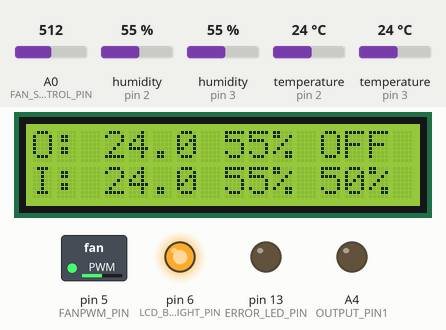
Bench run of a sketch on a simulated Arduino Uno, built with avr-gcc and run on an emulated ATmega328P. Shown: 16×2 character LCD, switched loads named in the sketch (green lamp = pin HIGH), output pins drawn as LEDs (lit = HIGH). Wiring (inferred from the names in the program): 2 × DHT11 sensor: data pin 2 / data pin 3. The test bench sets the inputs (shaded band); at power-on: A0 (FAN_SPEED_CONTROL_PIN) = 512, humidity (sensors on pin 2, pin 3) 55 %, temperature (sensors on pin 2, pin 3) 24 °C. Pins used as bus, display or sensor lines are not drawn; what the sketch prints to the serial monitor is not drawn.

Above: at 4.2 s.
4.3 s: A0 (FAN_SPEED_CONTROL_PIN) set to 716
At 5.1 s:
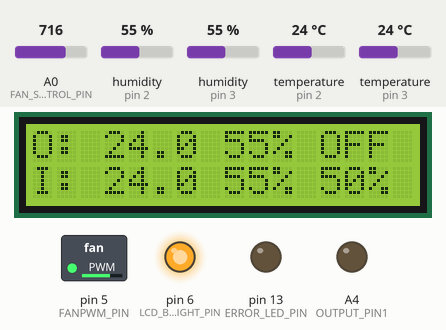
5.8 s: A0 (FAN_SPEED_CONTROL_PIN) set to 992
At 6.3 s:
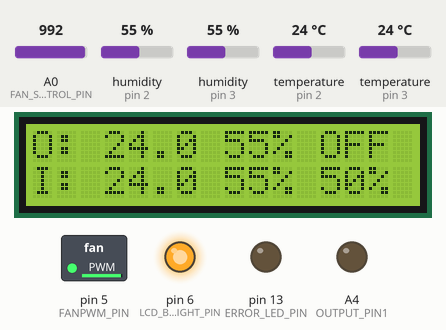
7.3 s: A0 (FAN_SPEED_CONTROL_PIN) set to 90
At 8.8 s:
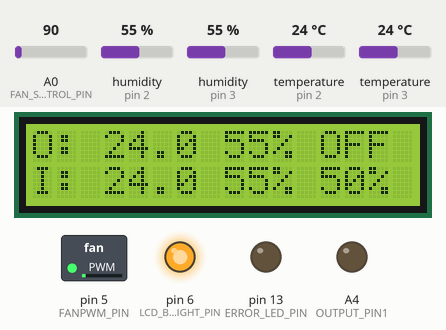
Timing chart, 0 to 10.3 s (numbered marks = the images above; inputs shaded):
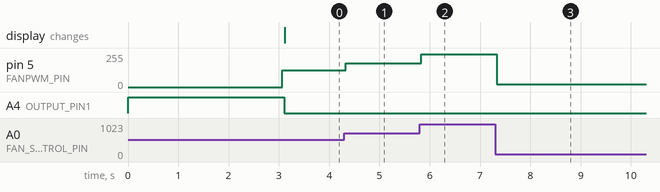

Measured:
- after the input at 4.3 s, pin 5 (FANPWM_PIN): 127/255 → 178/255 at once
- after the input at 5.8 s, pin 5 (FANPWM_PIN): 178/255 → 247/255 at once
- after the input at 7.3 s, pin 5 (FANPWM_PIN): 247/255 → 22/255 at once

The sketch:

KellerLuefter.ino
```cpp
#include "dht.h"
#include <LiquidCrystal.h>

// initialize the library with the numbers of the interface pins


// pin 0..1 for flashing / serial
#define INDOOR_SENSOR_PIN 2
#define OUTDOOR_SENSOR_PIN 3
// pin 5..10 for lcd
#define LCD_BACKLIGHT_PIN 6
#define FANPWM_PIN 5
// pin 12 not in use
#define ERROR_LED_PIN 13

#define FAN_SPEED_CONTROL_PIN A0
// A1..A2 not in use at the moment
//#define MOTION_PIN A3
#define OUTPUT_PIN1 A4
//#define RELAY_PIN2 A5
// A6..A7 not in use at the moment INPUT ONLY!

#define INDOOR_SENSOR_TYPE "DHT11"
#define OUTDOOR_SENSOR_TYPE "DHT11"

#define MEASUREMENT_INTERVAL_MINUTES 5
#define ERROR_INTERVAL_SECONDS 10

#define MIN_INDOOR_TEMPERATURE 10
#define MIN_OUTDOOR_TEMPERATURE -1

// Genauigkeit der Temperaturmessung in +-°C
#define INDOOR_SENSOR_PRECISION_TEMPERATURE 2
#define OUTDOOR_SENSOR_PRECISION_TEMPERATURE 2

// Genauigkeit der Feuchtemessung in +- %
#define INDOOR_SENSOR_PRECISION_HUMIDITY 5
#define OUTDOOR_SENSOR_PRECISION_HUMIDITY 5

const int rs = 12, en = 11, d4 = 10, d5 = 9, d6 = 8, d7 = 7;
LiquidCrystal lcd(rs, en, d4, d5, d6, d7);

dht IndoorSensor;
dht OutdoorSensor;

double maxOutdoorDewPoint;
double minIndoorDewPoint;

bool fanIsOn = false;
int fanSpeedControllSensorValue = 0;

void setup()
{
  // set up the LCD's number of columns and rows:
  // lcd.begin(16, 2);
  Serial.begin(115200);
  pinMode(OUTPUT_PIN1, OUTPUT);
  //  pinMode(RELAY_PIN2, OUTPUT);
  pinMode(ERROR_LED_PIN, OUTPUT);
  pinMode(FANPWM_PIN, OUTPUT);
  //  pinMode(MOTION_PIN, INPUT);
  pinMode(FAN_SPEED_CONTROL_PIN, INPUT);

  digitalWrite(OUTPUT_PIN1, LOW);
  digitalWrite(OUTPUT_PIN1, INPUT_PULLUP);
  //  digitalWrite(RELAY_PIN2, HIGH);

  Serial.println("Type,\tHumidity (%),\tTemperature (C),\tDew Point");

  pinMode(LCD_BACKLIGHT_PIN, OUTPUT);
  digitalWrite(LCD_BACKLIGHT_PIN, HIGH);   // turn the LED on (HIGH is the voltage level)

  //lcd.backlight();
  lcd.begin(16, 2);              // initialize the lcd
  lcd.print("Entfeuchtung");
  delay(3000);
}

void OutputReturnStatus( int ret )
{
  switch (ret)
  {
    case DHTLIB_OK:
      Serial.print("OK,\t");
      break;
    case DHTLIB_ERROR_CHECKSUM:
      Serial.print("Checksum error,\t");
      break;
    case DHTLIB_ERROR_TIMEOUT:
      Serial.print("Time out error,\t");
      break;
    default:
      Serial.print("Unknown error,\t");
      break;
  }
}

int getFanPWMValue() {
  fanSpeedControllSensorValue = analogRead(FAN_SPEED_CONTROL_PIN);
  return map(fanSpeedControllSensorValue, 0, 1023, 0, 255);
}

void SetFanPWM()
{
  analogWrite(FANPWM_PIN, getFanPWMValue());
}

void OutputValues(dht sensor)
{
  Serial.print(sensor.humidity, 1);
  Serial.print(",\t");
  Serial.print(sensor.temperature, 1);
  Serial.print(",\t");
  Serial.println(getDewPoint(sensor.temperature, sensor.humidity), 1);
  //Serial.print(",\t");
  //Serial.println(getDewPointSlow(sensor.temperature, sensor.humidity), 1);
}
uint16_t i = 0;

void loop()
{
  //bool isLCDEnabled = digitalRead(MOTION_PIN) == HIGH;
  //if (isLCDEnabled) {
  //  lcd.setBacklight(255);
  //  } else {
  //  lcd.setBacklight(10);
  //}

  SetFanPWM();

  if (i == 0) {
    bool measureCorrect = measureAndCalculate();
    if (!measureCorrect) {
      i = 0;
      digitalWrite(ERROR_LED_PIN, HIGH);
      return;
    }

    digitalWrite(ERROR_LED_PIN, LOW);
    SetOutput();
    displayValues();
  }

  i++;
  if (i >= MEASUREMENT_INTERVAL_MINUTES * 60L * 10L)  {
    i = 0;
  }

  delay(100L);
}

void ActivateFan() {
  Serial.println("Fan ON");
  if (!fanIsOn) {
    analogWrite(FANPWM_PIN, 0);
    digitalWrite(OUTPUT_PIN1, HIGH);
    //    digitalWrite(RELAY_PIN2, LOW);

    // slow start of fan to reduce current
    int maxPWM = getFanPWMValue();
    Serial.print("Start fan to ");
    Serial.println(maxPWM);
    for (int i = 0; i < maxPWM; i++) {
      analogWrite(FANPWM_PIN, i);
      delay(50);
      Serial.print(i);Serial.print(" ");
    }
    fanIsOn = true;
  }
}

void DeactivateFan() {
  // Stoppe Luefter
  Serial.println("Fan OFF");
  fanIsOn = false;
  digitalWrite(OUTPUT_PIN1, LOW);
  //    digitalWrite(RELAY_PIN2, HIGH);
}

void SetOutput() {
  if (IndoorSensor.temperature > MIN_INDOOR_TEMPERATURE &&
      OutdoorSensor.temperature > MIN_OUTDOOR_TEMPERATURE &&
      maxOutdoorDewPoint < IndoorSensor.temperature &&
      maxOutdoorDewPoint < minIndoorDewPoint) {
    // Aktiviere Luefter
    ActivateFan();
  } else {
    DeactivateFan();
  }
}

// DISPLAY DATA
void displayValues() {

  lcd.clear();

  //##################
  //#O: 16.2 80% 17.3#
  //#I: 18.3 70% 13.4#
  //##################

  lcd.home();
  lcd.print("O: ");
  lcd.print(OutdoorSensor.temperature, 1);
  lcd.setCursor(8, 0);
  lcd.print(OutdoorSensor.humidity, 0);
  lcd.print("%");

  lcd.setCursor(0, 1);
  lcd.print("I: ");
  lcd.print(IndoorSensor.temperature, 1);
  lcd.setCursor(8, 1);
  lcd.print(IndoorSensor.humidity, 0);
  lcd.print("%");

  if (OutdoorSensor.temperature <= MIN_OUTDOOR_TEMPERATURE) {
    lcd.setCursor(12, 0);
    lcd.print("low");

    if (IndoorSensor.temperature <= MIN_INDOOR_TEMPERATURE) {
      lcd.setCursor(12, 1);
      lcd.print("low");
    }
  }

  int sensorpercentage = map(fanSpeedControllSensorValue, 0, 1023, 0, 100);
  if (IndoorSensor.temperature > MIN_INDOOR_TEMPERATURE && OutdoorSensor.temperature > MIN_OUTDOOR_TEMPERATURE)
  {
    lcd.setCursor(12, 0);
    lcd.print(fanIsOn ? "ON" : "OFF");

    lcd.setCursor(12, 1);

    lcd.print(sensorpercentage);
    lcd.print("%");
  }

  Serial.print("OUTDOOR, \t");
  OutputValues(OutdoorSensor);

  Serial.print("INDOOR, \t");
  OutputValues(IndoorSensor);

  // Debuggingwerte
  Serial.print("maxOutDewPoint: \t");
  Serial.print(maxOutdoorDewPoint, 1);
  Serial.print("\t<\t");
  Serial.print("\tminInDewPoint: \t");
  Serial.println(minIndoorDewPoint, 1);
  Serial.print("Fan is: ");
  Serial.print(fanIsOn ? "ON at " : "OFF at ");
  Serial.print(sensorpercentage);
  Serial.println("%");
}

bool measureAndCalculate() {

  // READ DATA
  int ret_out = INDOOR_SENSOR_TYPE == "DHT11" ? OutdoorSensor.read11(OUTDOOR_SENSOR_PIN) : OutdoorSensor.read(OUTDOOR_SENSOR_PIN);
  int ret_in = INDOOR_SENSOR_TYPE == "DHT11" ? IndoorSensor.read11(INDOOR_SENSOR_PIN) : IndoorSensor.read(INDOOR_SENSOR_PIN);

  if (ret_out != DHTLIB_OK || ret_in != DHTLIB_OK) {
    OutputReturnStatus(ret_out);
    OutputReturnStatus(ret_in);
    lcd.clear();
    // set the cursor to (0,0):
    lcd.home();
    lcd.print("Sensor Error:");
    lcd.setCursor(0, 1);
    if (ret_out != DHTLIB_OK) {
      lcd.print("OUTDOOR ");
    }
    if (ret_out != DHTLIB_OK && ret_in != DHTLIB_OK) {
      lcd.print("+ ");
    }
    if (ret_in != DHTLIB_OK) {
      lcd.print("INDOOR");
    }
    Serial.println("");
    // Stoppe Luefter
    fanIsOn = false;
    digitalWrite(OUTPUT_PIN1, LOW);
    //    digitalWrite(RELAY_PIN2, HIGH);
    digitalWrite(ERROR_LED_PIN, HIGH);
    delay(ERROR_INTERVAL_SECONDS * 1000);
    return false;
  }

  maxOutdoorDewPoint = getDewPoint(OutdoorSensor.temperature + OUTDOOR_SENSOR_PRECISION_TEMPERATURE, OutdoorSensor.humidity + OUTDOOR_SENSOR_PRECISION_HUMIDITY);
  minIndoorDewPoint = getDewPoint(IndoorSensor.temperature - INDOOR_SENSOR_PRECISION_TEMPERATURE, IndoorSensor.humidity - INDOOR_SENSOR_PRECISION_HUMIDITY);
  return true;
}


// delta max = 0.6544 wrt dewPoint()
// 5x faster than dewPoint()
// reference: http://en.wikipedia.org/wiki/Dew_point
double getDewPoint(double temperature, double humidity) {
  double a = 17.271;
  double b = 237.7;
  double temp_ = (a * (double) temperature) / (b + (double) temperature) + log( (double) humidity / 100);
  double Td = (b * temp_) / (a - temp_);
  return Td;

}
// dewPoint function NOAA
// reference: http://wahiduddin.net/calc/density_algorithms.htm
double getDewPointSlow(double temperature, double humidity) {
  double A0 = 373.15 / (273.15 + (double) temperature);
  double SUM = -7.90298 * (A0 - 1);
  SUM += 5.02808 * log10(A0);
  SUM += -1.3816e-7 * (pow(10, (11.344 * (1 - 1 / A0))) - 1) ;
  SUM += 8.1328e-3 * (pow(10, (-3.49149 * (A0 - 1))) - 1) ;
  SUM += log10(1013.246);
  double VP = pow(10, SUM - 3) * (double) humidity;
  double T = log(VP / 0.61078); // temp var
  return (241.88 * T) / (17.558 - T);
}
```

dht.cpp
```cpp
//
//    FILE: dht.cpp
//  AUTHOR: Rob Tillaart
// VERSION: 0.1.14
// PURPOSE: DHT Temperature & Humidity Sensor library for Arduino
//     URL: http://arduino.cc/playground/Main/DHTLib
//
// HISTORY:
// 0.1.14 replace digital read with faster (~3x) code => more robust low MHz machines.
// 0.1.13 fix negative temperature
// 0.1.12 support DHT33 and DHT44 initial version
// 0.1.11 renamed DHTLIB_TIMEOUT
// 0.1.10 optimized faster WAKEUP + TIMEOUT
// 0.1.09 optimize size: timeout check + use of mask
// 0.1.08 added formula for timeout based upon clockspeed
// 0.1.07 added support for DHT21
// 0.1.06 minimize footprint (2012-12-27)
// 0.1.05 fixed negative temperature bug (thanks to Roseman)
// 0.1.04 improved readability of code using DHTLIB_OK in code
// 0.1.03 added error values for temp and humidity when read failed
// 0.1.02 added error codes
// 0.1.01 added support for Arduino 1.0, fixed typos (31/12/2011)
// 0.1.00 by Rob Tillaart (01/04/2011)
//
// inspired by DHT11 library
//
// Released to the public domain
//

#include "dht.h"

/////////////////////////////////////////////////////
//
// PUBLIC
//

// return values:
// DHTLIB_OK
// DHTLIB_ERROR_CHECKSUM
// DHTLIB_ERROR_TIMEOUT
int dht::read11(uint8_t pin)
{
    // READ VALUES
    int rv = _readSensor(pin, DHTLIB_DHT11_WAKEUP);
    if (rv != DHTLIB_OK)
    {
        humidity    = DHTLIB_INVALID_VALUE; // invalid value, or is NaN prefered?
        temperature = DHTLIB_INVALID_VALUE; // invalid value
        return rv;
    }

    // CONVERT AND STORE
    humidity    = bits[0];  // bits[1] == 0;
    temperature = bits[2];  // bits[3] == 0;

    // TEST CHECKSUM
    // bits[1] && bits[3] both 0
    uint8_t sum = bits[0] + bits[2];
    if (bits[4] != sum) return DHTLIB_ERROR_CHECKSUM;

    return DHTLIB_OK;
}


// return values:
// DHTLIB_OK
// DHTLIB_ERROR_CHECKSUM
// DHTLIB_ERROR_TIMEOUT
int dht::read(uint8_t pin)
{
    // READ VALUES
    int rv = _readSensor(pin, DHTLIB_DHT_WAKEUP);
    if (rv != DHTLIB_OK)
    {
        humidity    = DHTLIB_INVALID_VALUE;  // invalid value, or is NaN prefered?
        temperature = DHTLIB_INVALID_VALUE;  // invalid value
        return rv; // propagate error value
    }

    // CONVERT AND STORE
    humidity = word(bits[0], bits[1]) * 0.1;
    temperature = word(bits[2] & 0x7F, bits[3]) * 0.1;
    if (bits[2] & 0x80)  // negative temperature
    {
        temperature = -temperature;
    }

    // TEST CHECKSUM
    uint8_t sum = bits[0] + bits[1] + bits[2] + bits[3];
    if (bits[4] != sum)
    {
        return DHTLIB_ERROR_CHECKSUM;
    }
    return DHTLIB_OK;
}

/////////////////////////////////////////////////////
//
// PRIVATE
//

// return values:
// DHTLIB_OK
// DHTLIB_ERROR_TIMEOUT
int dht::_readSensor(uint8_t pin, uint8_t wakeupDelay)
{
    // INIT BUFFERVAR TO RECEIVE DATA
    uint8_t mask = 128;
    uint8_t idx = 0;

    // replace digitalRead() with Direct Port Reads.
    // reduces footprint ~100 bytes => portability issue?
    // direct port read is about 3x faster
	uint8_t bit = digitalPinToBitMask(pin);
	uint8_t port = digitalPinToPort(pin);
    volatile uint8_t *PIR = portInputRegister(port);

    // EMPTY BUFFER
    for (uint8_t i = 0; i < 5; i++) bits[i] = 0;

    // REQUEST SAMPLE
    pinMode(pin, OUTPUT);
    digitalWrite(pin, LOW); // T-be
    delay(wakeupDelay);
    digitalWrite(pin, HIGH);   // T-go
    delayMicroseconds(40);
    pinMode(pin, INPUT);

    // GET ACKNOWLEDGE or TIMEOUT
    uint16_t loopCntLOW = DHTLIB_TIMEOUT;
    while ((*PIR & bit) == LOW )  // T-rel
    {
        if (--loopCntLOW == 0) return DHTLIB_ERROR_TIMEOUT;
    }

    uint16_t loopCntHIGH = DHTLIB_TIMEOUT;
    while ((*PIR & bit) != LOW )  // T-reh
    {
        if (--loopCntHIGH == 0) return DHTLIB_ERROR_TIMEOUT;
    }

    // READ THE OUTPUT - 40 BITS => 5 BYTES
    for (uint8_t i = 40; i != 0; i--)
    {
        loopCntLOW = DHTLIB_TIMEOUT;
        while ((*PIR & bit) == LOW )
        {
            if (--loopCntLOW == 0) return DHTLIB_ERROR_TIMEOUT;
        }

        uint32_t t = micros();

        loopCntHIGH = DHTLIB_TIMEOUT;
        while ((*PIR & bit) != LOW )
        {
            if (--loopCntHIGH == 0) return DHTLIB_ERROR_TIMEOUT;
        }

        if ((micros() - t) > 40)
        {
            bits[idx] |= mask;
        }
        mask >>= 1;
        if (mask == 0)   // next byte?
        {
            mask = 128;
            idx++;
        }
    }
    pinMode(pin, OUTPUT);
    digitalWrite(pin, HIGH);

    return DHTLIB_OK;
}
//
// END OF FILE
//
```

dht.h
```cpp
//
//    FILE: dht.h
//  AUTHOR: Rob Tillaart
// VERSION: 0.1.14
// PURPOSE: DHT Temperature & Humidity Sensor library for Arduino
//     URL: http://arduino.cc/playground/Main/DHTLib
//
// HISTORY:
// see dht.cpp file
//

#ifndef dht_h
#define dht_h

#if ARDUINO < 100
#include <WProgram.h>
#else
#include <Arduino.h>
#endif

#define DHT_LIB_VERSION "0.1.14"

#define DHTLIB_OK                0
#define DHTLIB_ERROR_CHECKSUM   -1
#define DHTLIB_ERROR_TIMEOUT    -2
#define DHTLIB_INVALID_VALUE    -999

#define DHTLIB_DHT11_WAKEUP     18
#define DHTLIB_DHT_WAKEUP       1

// max timeout is 100 usec.
// For a 16 Mhz proc 100 usec is 1600 clock cycles
// loops using DHTLIB_TIMEOUT use at least 4 clock cycli
// so 100 us takes max 400 loops
// so by dividing F_CPU by 40000 we "fail" as fast as possible
#define DHTLIB_TIMEOUT (F_CPU/40000)

class dht
{
public:
    // return values:
    // DHTLIB_OK
    // DHTLIB_ERROR_CHECKSUM
    // DHTLIB_ERROR_TIMEOUT
    int read11(uint8_t pin);
    int read(uint8_t pin);

    inline int read21(uint8_t pin) { return read(pin); };
    inline int read22(uint8_t pin) { return read(pin); };
    inline int read33(uint8_t pin) { return read(pin); };
    inline int read44(uint8_t pin) { return read(pin); };

    double humidity;
    double temperature;

private:
    uint8_t bits[5];  // buffer to receive data
    int _readSensor(uint8_t pin, uint8_t wakeupDelay);
};
#endif
//
// END OF FILE
//
```
